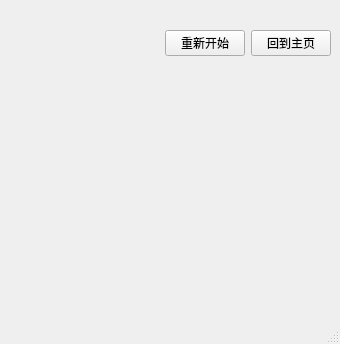
<?xml version="1.0" encoding="UTF-8"?>
<ui version="4.0">
 <class>MainWindow</class>
 <widget class="QMainWindow" name="MainWindow">
  <property name="geometry">
   <rect>
    <x>0</x>
    <y>0</y>
    <width>340</width>
    <height>344</height>
   </rect>
  </property>
  <property name="windowTitle">
   <string>扫雷</string>
  </property>
  <widget class="QWidget" name="centralwidget">
   <layout class="QVBoxLayout" name="verticalLayout" stretch="0,0,1">
    <item>
     <widget class="QLabel" name="campaignStatusLabel">
      <property name="font">
       <font>
        <pointsize>10</pointsize>
        <bold>true</bold>
       </font>
      </property>
      <property name="text">
       <string/>
      </property>
      <property name="alignment">
       <set>Qt::AlignmentFlag::AlignCenter</set>
      </property>
     </widget>
    </item>
    <item>
     <layout class="QHBoxLayout" name="horizontalLayout" stretch="2,1,1,1">
      <item>
       <widget class="QLabel" name="statusLabel">
        <property name="text">
         <string/>
        </property>
       </widget>
      </item>
      <item>
       <widget class="QLabel" name="flagsLabel">
        <property name="text">
         <string/>
        </property>
       </widget>
      </item>
      <item>
       <widget class="QPushButton" name="newGameButton">
        <property name="text">
         <string>重新开始</string>
        </property>
       </widget>
      </item>
      <item>
       <widget class="QPushButton" name="homeButton">
        <property name="text">
         <string>回到主页</string>
        </property>
       </widget>
      </item>
     </layout>
    </item>
    <item>
     <widget class="QWidget" name="grids" native="true">
      <layout class="QGridLayout" name="gridLayout">
       <property name="leftMargin">
        <number>0</number>
       </property>
       <property name="topMargin">
        <number>0</number>
       </property>
       <property name="rightMargin">
        <number>0</number>
       </property>
       <property name="bottomMargin">
        <number>0</number>
       </property>
       <property name="spacing">
        <number>2</number>
       </property>
      </layout>
     </widget>
    </item>
   </layout>
  </widget>
  <widget class="QStatusBar" name="statusbar"/>
 </widget>
 <resources/>
 <connections/>
</ui>
